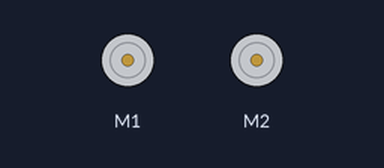
The program below on a simulated CircuitPython board. On the bench: 2 × DC motor (green arrow = forward, orange = backward, longer = faster).

Above: at 0.13 s.
Timing chart, 0 to 3.0 s (numbered marks = the images above):
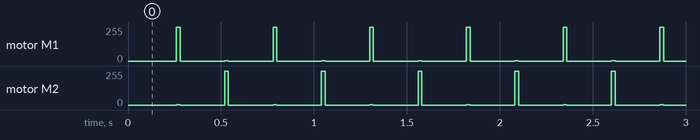

Measured:
- by itself, motor M1: repeats every 0.52 s: stopped 0.24 s, forward 2/255 0.02 s, stopped 0.24 s, forward 252/255 0.02 s
- by itself, motor M2: repeats every 0.52 s: stopped 0.24 s, forward 255/255 0.02 s, stopped 0.24 s, forward 2/255 0.02 s

The program:

two_motors.py
```python
import time
from adafruit_motorkit import MotorKit

# create motor object
kit = MotorKit()

try:
    while True:
        # ramp up speed from 1 to 255
        for i in range(100):
            j = 100 - i

            # run motors forward 1 second
            kit.motor1.throttle = i / 100
            kit.motor2.throttle = j / 100

        # stop motor
        kit.motor1.throttle = 0.0
        kit.motor2.throttle = 0.0
        time.sleep(0.25)

        for i in reversed(range(100)):
            j = 100 - i

            # run motors reverse 1 second
            kit.motor1.throttle = i / 100
            kit.motor2.throttle = j / 100

        # stop motor
        kit.motor1.throttle = 0.0
        kit.motor2.throttle = 0.0
        time.sleep(0.25)

except KeyboardInterrupt:
    kit.motor1.throttle = 0.0
    kit.motor2.throttle = 0.0
```
